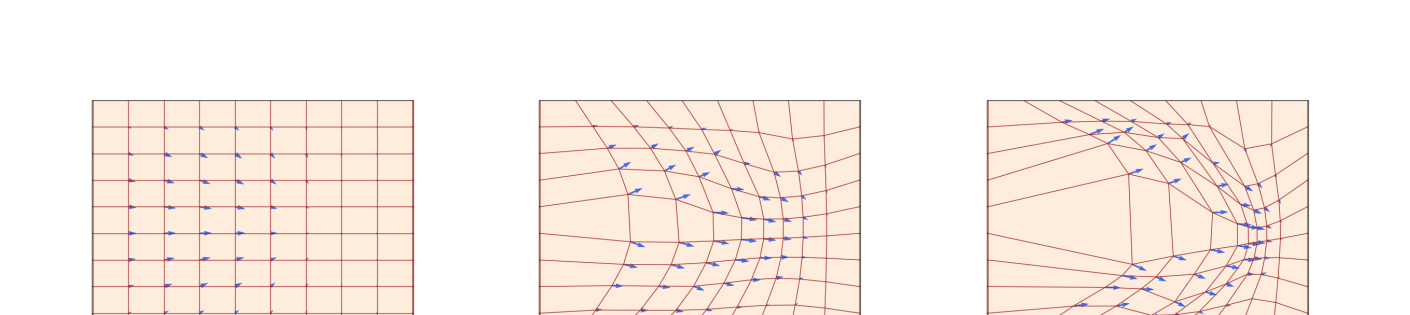
#> input picture translations/assets/fig_02_01.png, 1410 x 315 px, given in place of page_35.png, which was not available
$ python crop_ch05_figs_v2.py
#> lines starting #> are read from the running program, lines starting #| are printed output that depends on the picture; after the words box and inside, x2 and y2 are one past the last pixel; in counts of white or black regions, pixels touching at a corner belong together; pictures that were not available may be replaced by others from this repository, and a replacement may not be noted
"""Re-crop ch05 figures with full captions."""
from PIL import Image
import os

def trim_white(img, threshold=245, pad=18):
    import numpy as np
    arr = np.array(img.convert('RGB'))
    mask = (arr < threshold).any(axis=2)
    if not mask.any():
        return img
    rows = mask.any(axis=1)
    cols = mask.any(axis=0)
    y0, y1 = rows.argmax(), len(rows) - rows[::-1].argmax()
    x0, x1 = cols.argmax(), len(cols) - cols[::-1].argmax()
    y0 = max(0, y0 - pad); x0 = max(0, x0 - pad)
    y1 = min(img.height, y1 + pad); x1 = min(img.width, x1 + pad)
    return img.crop((x0, y0, x1, y1))

def crop_region(src, box, out):
#> called with box = (180, 200, 1500, 990)
    im = Image.open(src)
#> im is the input picture: PIL image 1410x315 RGB; mean R, G, B 250.6, 240.5, 233.7
    cropped = im.crop(box)
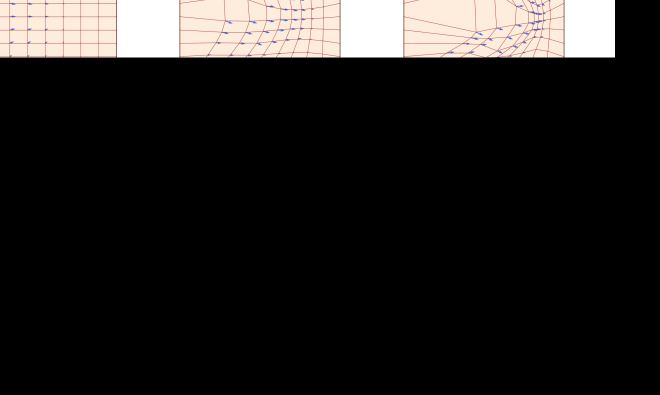
#> cropped: PIL image 1320x790 RGB (shown at 1/2 size); mean R, G, B 33.7, 31.6, 30.2
    final = trim_white(cropped)
#> in trim_white, `mask = (arr < threshold).any(axis=2)`:
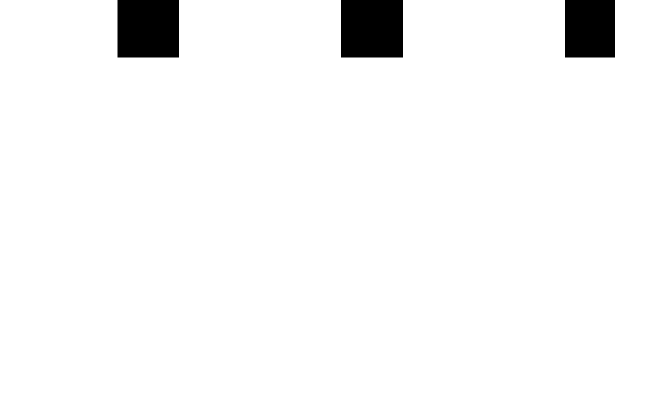
#> mask: shape (790, 1320) bool (shown at 1/2 size); 96.2% white; 3 black regions, box (x1, y1, x2, y2) and area: (682, 0, 806, 115) 14260, (235, 0, 358, 115) 14145, (1130, 0, 1230, 115) 11500
#> in trim_white, `y0, y1 = rows.argmax(), len(rows) - rows[::-1].argmax()`: y0 = 0; y1 = 790
#> in trim_white, `x0, x1 = cols.argmax(), len(cols) - cols[::-1].argmax()`: x0 = 0; x1 = 1320
    final.save(out)
    print(f"{out}: {final.size} ({os.path.getsize(out) // 1024} KB)")
#| C:\Users\ZhangMH\Desktop\MIT6.S184\translations\assets\fig_05_11.png: (1320, 790) (50 KB)

# Figure 11 (p.35): corgi images + full caption (extend y to include caption)
crop_region(
    r'C:\Users\ZhangMH\Desktop\MIT6.S184\translations\work\pages\page_35.png',
    (180, 200, 1500, 990),
    r'C:\Users\ZhangMH\Desktop\MIT6.S184\translations\assets\fig_05_11.png',
)

# Figure 12 (p.36): guidance illustration + full caption (widen x for caption text)
crop_region(
    r'C:\Users\ZhangMH\Desktop\MIT6.S184\translations\work\pages\page_36.png',
    (250, 200, 1560, 1100),
    r'C:\Users\ZhangMH\Desktop\MIT6.S184\translations\assets\fig_05_12.png',
)
#> call 2 of crop_region, with box = (250, 200, 1560, 1100)
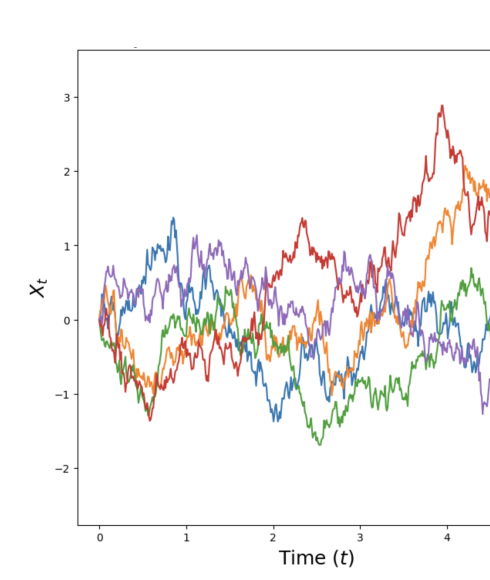
#> input picture translations/assets/fig_02_02.png, 490 x 580 px, given in place of page_36.png, which was not available
#> in crop_region, im is the input picture: PIL image 490x580 RGB; mean R, G, B 246.5, 244.6, 244.1
#> in crop_region (call 2), `cropped = im.crop(box)`:
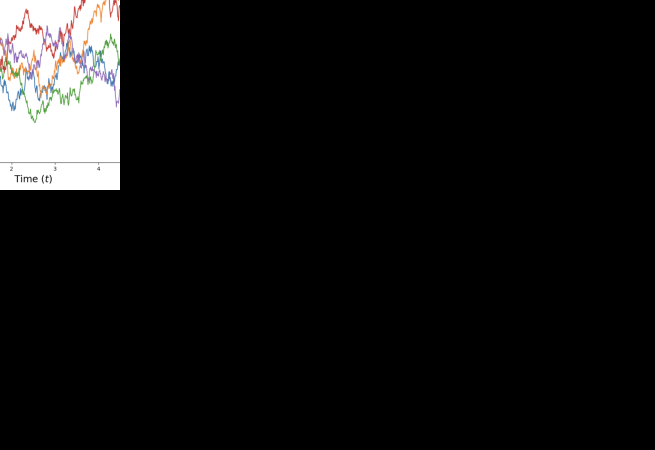
#> cropped: PIL image 1310x900 RGB (shown at 1/2 size); mean R, G, B 18.6, 18.4, 18.3
#> call 2 of trim_white, with threshold = 245, pad = 18
#> in trim_white (call 2), `mask = (arr < threshold).any(axis=2)`:
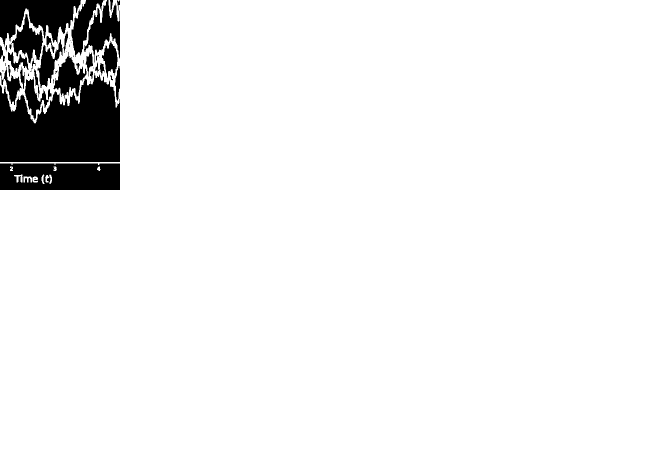
#> mask: shape (900, 1310) bool (shown at 1/2 size); 93.8% white; 51 black regions (20 under 20 px), largest, box (x1, y1, x2, y2) and area: (0, 146, 240, 324) 30951, (0, 327, 240, 380) 11984, (0, 0, 162, 93) 8766
#> in trim_white (call 2), `y0, y1 = rows.argmax(), len(rows) - rows[::-1].argmax()`: y1 = 900
#> in trim_white (call 2), `x0, x1 = cols.argmax(), len(cols) - cols[::-1].argmax()`: x1 = 1310
#| C:\Users\ZhangMH\Desktop\MIT6.S184\translations\assets\fig_05_12.png: (1310, 900) (58 KB)

# Figure 13 (p.39): MNIST grids + full caption
crop_region(
    r'C:\Users\ZhangMH\Desktop\MIT6.S184\translations\work\pages\page_39.png',
    (250, 200, 1500, 880),
    r'C:\Users\ZhangMH\Desktop\MIT6.S184\translations\assets\fig_05_13.png',
)
#> call 3 of crop_region, with box = (250, 200, 1500, 880)
#> in crop_region (call 3), `cropped = im.crop(box)`:
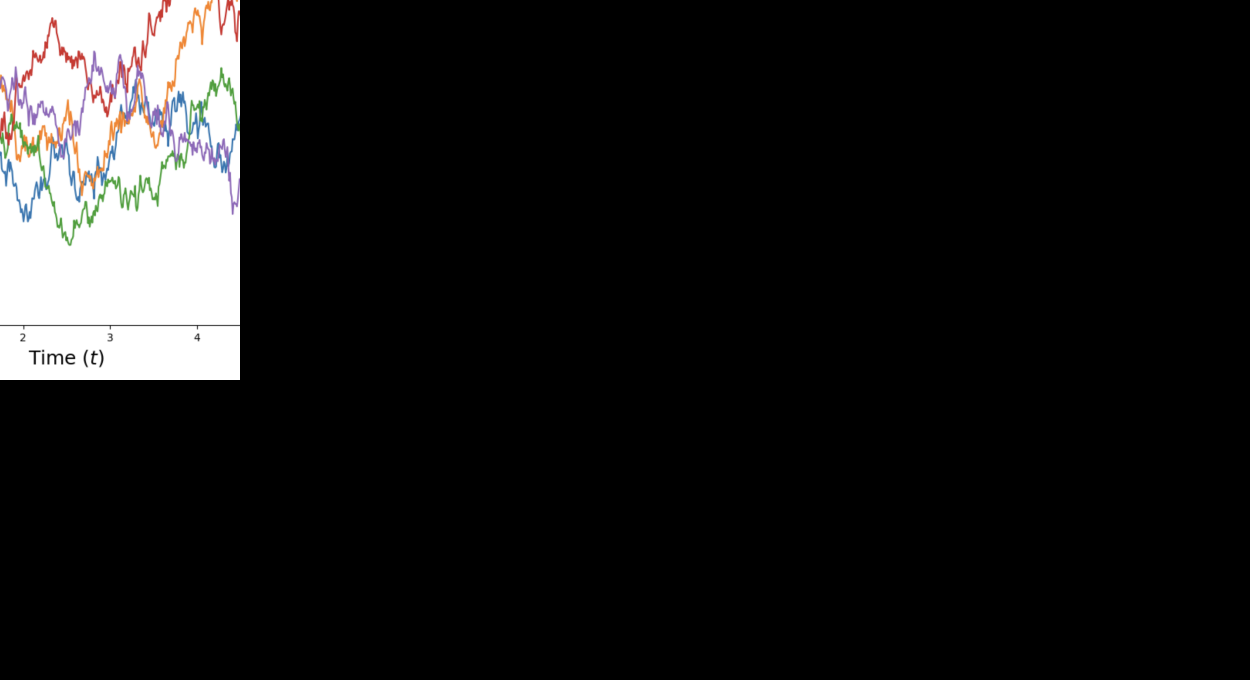
#> cropped: PIL image 1250x680 RGB; mean R, G, B 25.8, 25.5, 25.4
#> call 3 of trim_white, with threshold = 245, pad = 18
#> in trim_white (call 3), `mask = (arr < threshold).any(axis=2)`:
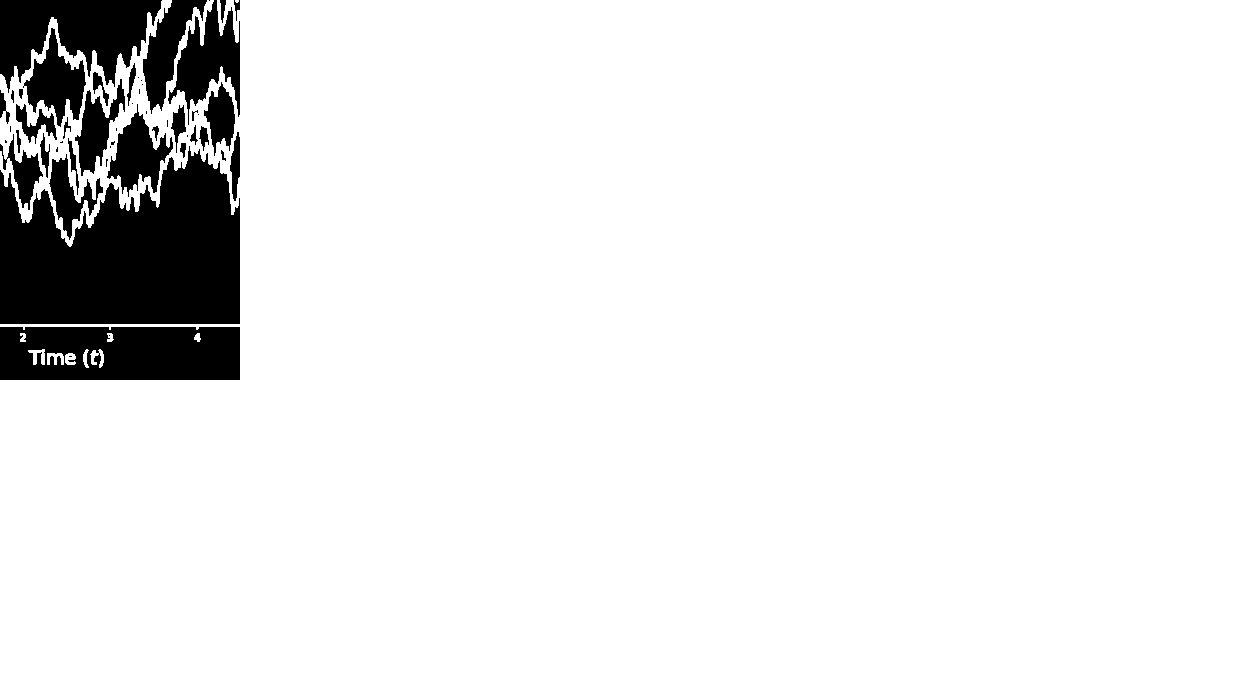
#> mask: shape (680, 1250) bool; 91.4% white; 51 black regions (20 under 20 px), largest, box (x1, y1, x2, y2) and area: (0, 146, 240, 324) 30951, (0, 327, 240, 380) 11984, (0, 0, 162, 93) 8766
#> in trim_white (call 3), `y0, y1 = rows.argmax(), len(rows) - rows[::-1].argmax()`: y1 = 680
#> in trim_white (call 3), `x0, x1 = cols.argmax(), len(cols) - cols[::-1].argmax()`: x1 = 1250
#| C:\Users\ZhangMH\Desktop\MIT6.S184\translations\assets\fig_05_13.png: (1250, 680) (57 KB)
